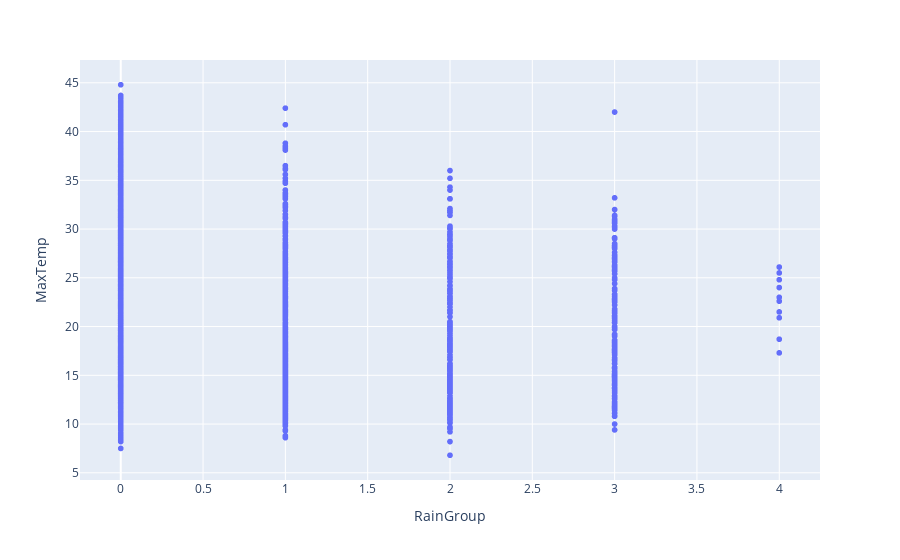

Notebook code for this chart:
### Code cell
# The 'MaxTemp' column is plotted against the 'RainGroup' column from the 'ext_weather_data' DataFrame
fig = px.scatter(ext_weather_data, y="MaxTemp", x="RainGroup")
fig.show()

### Figure 1 — Plotly figure (JSON) as saved in the notebook; plotly's stock layout.template omitted (floating-point values rounded to 4 significant figures; data arrays with more than 128 entries replaced by an {"elided": "..."} marker saying what was removed)
{"data": [{"hovertemplate": "RainGroup=%{x}<br>MaxTemp=%{y}<extra></extra>", "legendgroup": "", "marker": {"color": "#636efa", "symbol": "circle"}, "mode": "markers", "name": "", "showlegend": false, "type": "scattergl", "x": {"elided": "3040 int values"}, "xaxis": "x", "y": {"elided": "3040 float values"}, "yaxis": "y"}], "layout": {"legend": {"tracegroupgap": 0}, "margin": {"t": 60}, "xaxis": {"anchor": "y", "domain": [0, 1], "title": {"text": "RainGroup"}}, "yaxis": {"anchor": "x", "domain": [0, 1], "title": {"text": "MaxTemp"}}}}
